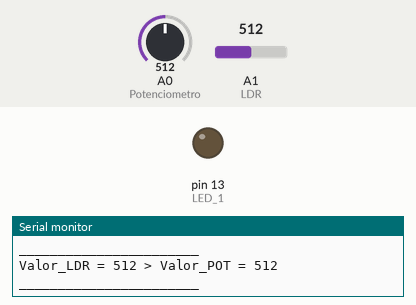
Bench run of a sketch on a simulated Arduino Uno, built with avr-gcc and run on an emulated ATmega328P. Shown: output pins drawn as LEDs (lit = HIGH), the last lines printed to the serial monitor. The test bench sets the inputs (shaded band); at power-on: A0 (Potenciometro) = 512, A1 (LDR) = 512.

Above: at 1.3 s.
1.4 s: A0 (Potenciometro) set to 529
At 2.6 s:
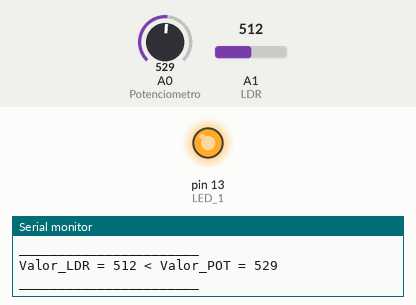
3.0 s: A0 (Potenciometro) set to 511
At 3.9 s:
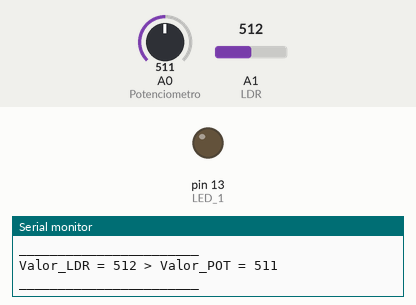
4.5 s: A0 (Potenciometro) set to 716
At 5.3 s:
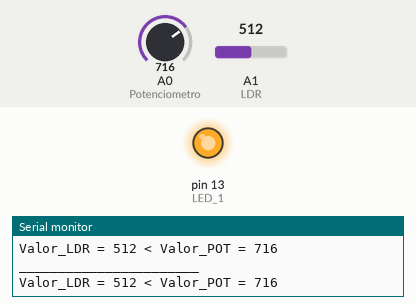
Timing chart, 0 to 7.5 s (numbered marks = the images above; inputs shaded):
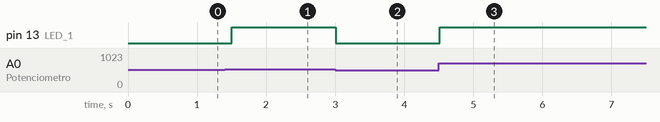

The sketch:

_ex4_Potenciometro_LDR.ino
```cpp
/* ------------Entradas Analógicas--------------
* 4) Considere 1 LED e duas entradas analógicas (potenciômetro e LDR).
* Faça com que o LED acenda quando o valor do LDR for menor que o valor do potenciômetro.
*
*/
const byte Potenciometro = A0; //Declara porta digital A0 para o potenciometro
const int LDR = A1; //Declara porta digital A1 para o "Light Dependent Resitor"
byte LED_1 = 13; //Declara a variável com valor 13
void setup() {
  // put your setup code here, to run once:
  pinMode(LED_1, OUTPUT); //Configurar o pino 13 como saída
  Serial.begin(9600); //Iniciar o Monitor serial, para visualizar dados
}

void loop() {
  // put your main code here, to run repeatedly:
  delay(250);
  int valor_POT = analogRead(Potenciometro);
  int valor_LDR = analogRead(LDR);
  if (valor_LDR < valor_POT){
    digitalWrite(LED_1, HIGH);
    Serial.print("Valor_LDR = ");
    Serial.print(valor_LDR);
    Serial.print(" < ");
    Serial.print("Valor_POT = ");
    Serial.println(valor_POT);
    Serial.println("_______________________");
  }
 else{
    digitalWrite(LED_1, LOW);
    Serial.print("Valor_LDR = ");
    Serial.print(valor_LDR);
    Serial.print(" > ");
    Serial.print("Valor_POT = ");
    Serial.println(valor_POT);
    Serial.println("_______________________");
 }
}
```

Measured:
- the behaviour switches between 512 and 513 on A0 (Potenciometro) (found by bisection; images 0 and 1)
- after the input at 1.4 s, pin 13 (LED_1): LOW → HIGH after 0.11 s
- after the input at 3.0 s, pin 13 (LED_1): HIGH → LOW at once
- after the input at 4.5 s, pin 13 (LED_1): LOW → HIGH at once
